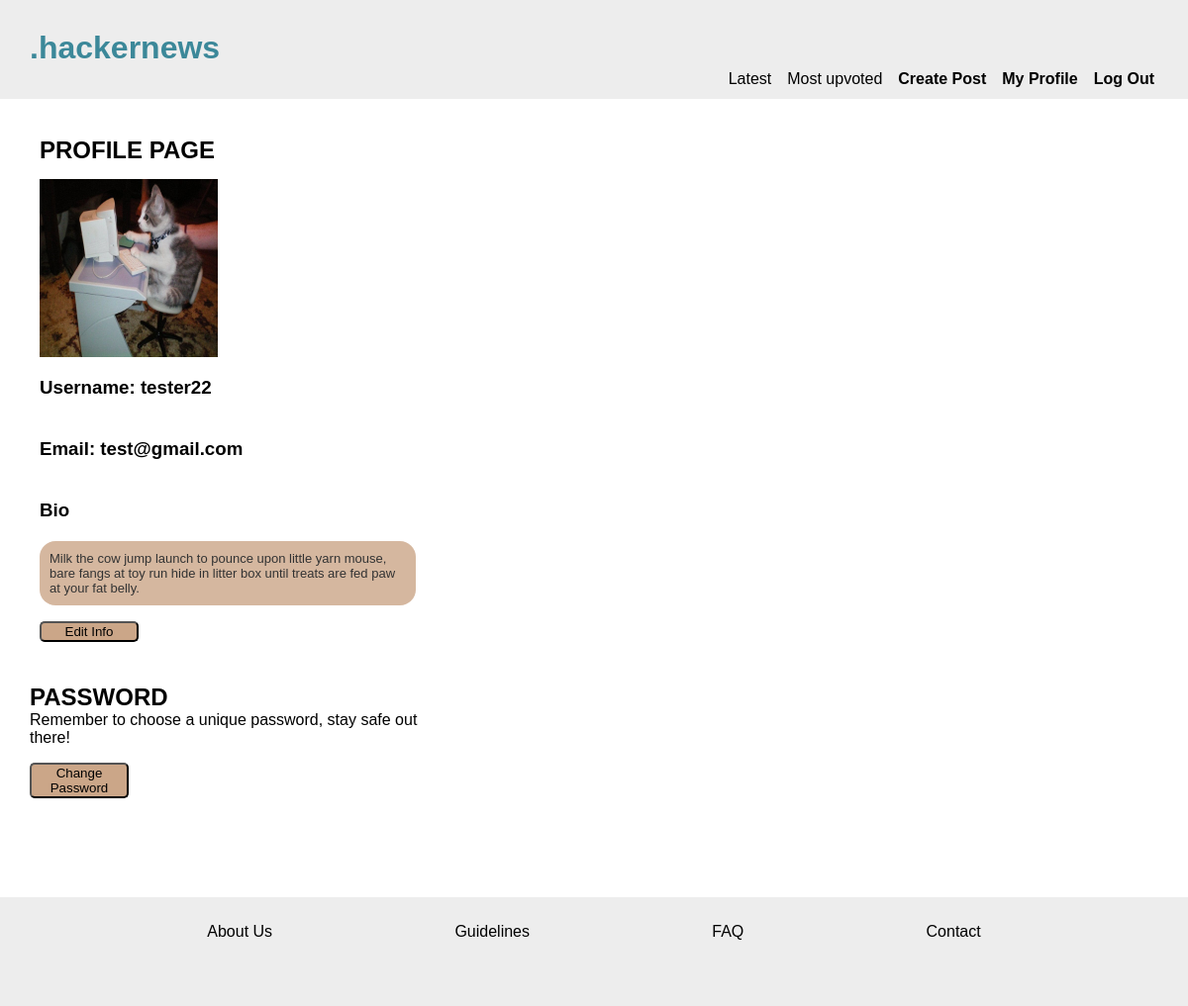
/profile.php (signed in), run on the app's committed database.
### tables this page shows
CREATE TABLE users
(id INTEGER PRIMARY KEY,
username VARCHAR,
name VARCHAR,
email VARCHAR,
pwd VARCHAR, bio varchar);

### app/functions.php (called while the page is built, shortened)
<?php
function getUserById(PDO $pdo, int $id)
{
    $statement = $pdo->prepare('SELECT * FROM users WHERE id = :id');
    $statement->bindParam(':id', $id, PDO::PARAM_STR);
    $statement->execute();
    $user = $statement->fetch(PDO::FETCH_ASSOC);
    return $user;
}

### profile.php (the view, shortened to what this page needs)
<?php
require __DIR__ . '/app/autoload.php';
require __DIR__ . '/views/header.php';
$id = (int)$_SESSION['user']['id'];
$user = getUserById($pdo, $id);
 ?>
<main class="profileMain">
    <section class="profile-container">
        <h2>PROFILE PAGE</h2>
        <img src="assets/profile.jpg" alt="avatar">
        <h3>Username: <?= $user['username']; ?> </h3>
        <h3>Email: <?= $user['email'];?></h3>
        <h3>Bio </h3>
        <div class="bioBox"><?= $user['bio'];?> </div>
        <form action="/editProfile.php">
        <button type="submit">Edit Info</button>
        </form>
    </section>
    <section class="pwdSection">
        <h2>PASSWORD</h2>
        <p>Remember to choose a unique password, stay safe out there!</p>
        <button>Change Password</button>
    </section>
</main>
<?php require __DIR__ . '/views/footer.php'; ?>

### assets/css/global.css (style rules this page uses)
* { box-sizing: border-box; margin: 0; font-family: Arial, Helvetica, sans-serif; }
body { height: auto; }
:root { --header-footer-bg: rgb(237, 237, 237); --main-bg: rgb(237, 237, 237); --btn: rgb(203, 166, 136); --title-heading: rgb(60, 136, 153); }

### assets/css/forms.css (style rules this page uses)
form { display: flex; flex-direction: column; line-height: 1.5rem; }
button { border-radius: 5px; max-width: 100px; background-color: var(--btn); margin-top: 1rem; }
.bioBox { border-style: none; border-radius: 1rem; border-width: 2px; background-color: var(--btn); padding: 10px; font-size: small; opacity: 0.8; }

### assets/css/profile.css (style rules this page uses)
.profileMain { display: flex; flex-direction: column; margin-top: 110px; margin-bottom: 100px; margin-left: 30px; max-width: 400px; }
.profile-container { display: flex; flex-direction: column; padding: 10px; margin-bottom: 2rem; justify-content: space-evenly; }
h3 { margin-top: 20px; margin-bottom: 20px;; }
img { width: 180px; height: 180px; margin-top: 15px; }

### data on the page
users: username "tester22", email "test@gmail.com", bio "Milk the cow jump launch to pounce upon little yarn mouse, bare fangs at toy run hide in litter box until treats are fed paw at your fat belly."
